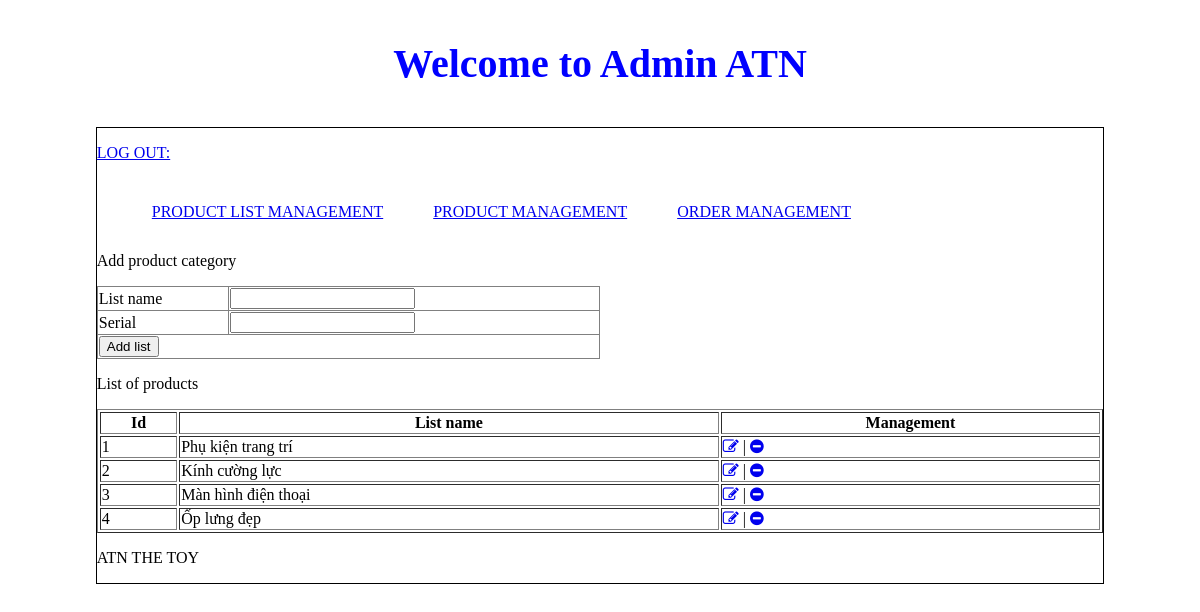
The app's page /admincp/index.php?action=quanlydanhmucsanpham&query=them with its own data.
### tables this page shows
CREATE TABLE `tbl_danhmuc` (
  `id_danhmuc` int(11) NOT NULL,
  `tendanhmuc` varchar(100) NOT NULL,
  `thutu` int(11) NOT NULL
);

### admincp/modules/quanlydanhmucsp/lietke.php (the view)
<?php
	$sql_lietke_danhmucsp = "SELECT * FROM tbl_danhmuc ORDER BY thutu DESC";
	$query_lietke_danhmucsp = mysqli_query($mysqli,$sql_lietke_danhmucsp);
?>
<p>List of products</p>
<table style="width:100%" border="1" style="border-collapse: collapse;">
  <tr>
  	<th>Id</th>
    <th>List name</th>
  	<th>Management</th>
  </tr>
  <?php
  $i = 0;
  while($row = mysqli_fetch_array($query_lietke_danhmucsp)){
  	$i++;
  ?>
  <tr>
  	<td><?php echo $i ?></td>
    <td><?php echo $row['tendanhmuc'] ?></td>
   	<td>
       <a href="?action=quanlydanhmucsanpham&query=sua&iddanhmuc=<?php echo $row['id_danhmuc'] ?>"><i class="fa fa-pencil-square-o" aria-hidden="true"></i></a>   |
   		<a href="modules/quanlydanhmucsp/xuly.php?iddanhmuc=<?php echo $row['id_danhmuc'] ?>"><i class="fa fa-minus-circle" aria-hidden="true"></i></a>
   	</td>
  </tr>
  <?php
  }
  ?>
</table>

### records on screen
tbl_danhmuc: tendanhmuc "Phụ kiện trang trí"
tbl_danhmuc: tendanhmuc "Kính cường lực"
tbl_danhmuc: tendanhmuc "Màn hình điện thoại"
tbl_danhmuc: tendanhmuc "Ốp lưng đẹp"
